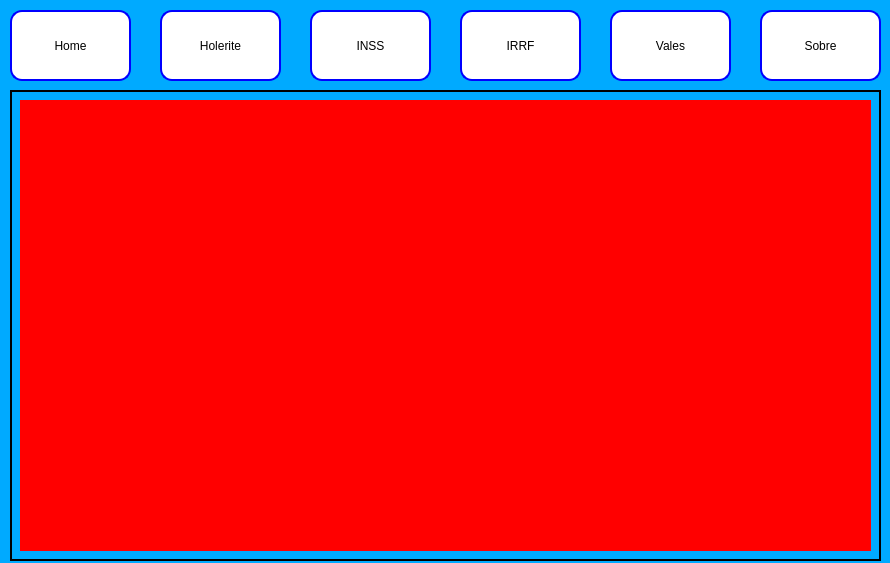
<?xml version="1.0" encoding="UTF-8"?>
<ui version="4.0">
 <class>Dialog</class>
 <widget class="QDialog" name="Dialog">
  <property name="geometry">
   <rect>
    <x>0</x>
    <y>0</y>
    <width>890</width>
    <height>563</height>
   </rect>
  </property>
  <property name="windowTitle">
   <string> Serviço Nacional de Aprendizagem Comercial</string>
  </property>
  <property name="styleSheet">
   <string notr="true">QPushButton{
background-color: rgb(255, 255, 255);
border:2px solid blue;
border-radius:12px;
}
QPushButton:hover{
background-color:red;
border:2px solid blue;
}
QGroupBox{
border:2px solid black
}
QDialog{
	background-color: rgb(0, 170, 255);

}</string>
  </property>
  <widget class="QPushButton" name="pushButton">
   <property name="geometry">
    <rect>
     <x>10</x>
     <y>10</y>
     <width>121</width>
     <height>71</height>
    </rect>
   </property>
   <property name="text">
    <string>Home</string>
   </property>
  </widget>
  <widget class="QPushButton" name="pushButton_2">
   <property name="geometry">
    <rect>
     <x>160</x>
     <y>10</y>
     <width>121</width>
     <height>71</height>
    </rect>
   </property>
   <property name="text">
    <string>Holerite</string>
   </property>
  </widget>
  <widget class="QPushButton" name="pushButton_3">
   <property name="geometry">
    <rect>
     <x>310</x>
     <y>10</y>
     <width>121</width>
     <height>71</height>
    </rect>
   </property>
   <property name="text">
    <string>INSS</string>
   </property>
  </widget>
  <widget class="QPushButton" name="pushButton_4">
   <property name="geometry">
    <rect>
     <x>460</x>
     <y>10</y>
     <width>121</width>
     <height>71</height>
    </rect>
   </property>
   <property name="text">
    <string>IRRF</string>
   </property>
  </widget>
  <widget class="QPushButton" name="pushButton_5">
   <property name="geometry">
    <rect>
     <x>610</x>
     <y>10</y>
     <width>121</width>
     <height>71</height>
    </rect>
   </property>
   <property name="text">
    <string>Vales</string>
   </property>
  </widget>
  <widget class="QPushButton" name="pushButton_6">
   <property name="geometry">
    <rect>
     <x>760</x>
     <y>10</y>
     <width>121</width>
     <height>71</height>
    </rect>
   </property>
   <property name="text">
    <string>Sobre</string>
   </property>
  </widget>
  <widget class="QGroupBox" name="groupBox">
   <property name="geometry">
    <rect>
     <x>10</x>
     <y>90</y>
     <width>871</width>
     <height>471</height>
    </rect>
   </property>
   <property name="title">
    <string/>
   </property>
   <widget class="QStackedWidget" name="stackedWidget">
    <property name="geometry">
     <rect>
      <x>10</x>
      <y>10</y>
      <width>851</width>
      <height>451</height>
     </rect>
    </property>
    <property name="styleSheet">
     <string notr="true">background-color: rgb(255, 0, 0);</string>
    </property>
    <property name="currentIndex">
     <number>0</number>
    </property>
    <widget class="QWidget" name="page">
     <widget class="QLabel" name="label">
      <property name="geometry">
       <rect>
        <x>10</x>
        <y>10</y>
        <width>831</width>
        <height>431</height>
       </rect>
      </property>
      <property name="text">
       <string/>
      </property>
      <property name="pixmap">
       <pixmap>imagens/Home.png</pixmap>
      </property>
      <property name="scaledContents">
       <bool>true</bool>
      </property>
     </widget>
     <widget class="QPushButton" name="btnSenac">
      <property name="geometry">
       <rect>
        <x>350</x>
        <y>300</y>
        <width>261</width>
        <height>141</height>
       </rect>
      </property>
      <property name="cursor">
       <cursorShape>PointingHandCursor</cursorShape>
      </property>
      <property name="styleSheet">
       <string notr="true">border:none;
background-color: none;</string>
      </property>
      <property name="text">
       <string/>
      </property>
      <property name="icon">
       <iconset>
        <normaloff>imagens/images-removebg-preview (1).png</normaloff>imagens/images-removebg-preview (1).png</iconset>
      </property>
      <property name="iconSize">
       <size>
        <width>300</width>
        <height>300</height>
       </size>
      </property>
     </widget>
    </widget>
    <widget class="QWidget" name="page_2">
     <widget class="QLabel" name="label_12">
      <property name="geometry">
       <rect>
        <x>10</x>
        <y>10</y>
        <width>831</width>
        <height>431</height>
       </rect>
      </property>
      <property name="text">
       <string/>
      </property>
      <property name="pixmap">
       <pixmap>../../Downloads/colorful3.jpg</pixmap>
      </property>
      <property name="scaledContents">
       <bool>true</bool>
      </property>
     </widget>
     <widget class="QGroupBox" name="groupBox_5">
      <property name="geometry">
       <rect>
        <x>20</x>
        <y>20</y>
        <width>391</width>
        <height>421</height>
       </rect>
      </property>
      <property name="styleSheet">
       <string notr="true">color:blue;
font-size:14pt;
border:1px solid blue;
background-color:transparent;</string>
      </property>
      <property name="title">
       <string>Conifgurações:</string>
      </property>
      <widget class="QLineEdit" name="txtValorBruto">
       <property name="geometry">
        <rect>
         <x>20</x>
         <y>130</y>
         <width>361</width>
         <height>41</height>
        </rect>
       </property>
       <property name="styleSheet">
        <string notr="true">color:black;</string>
       </property>
       <property name="placeholderText">
        <string>Digite aqui o valor bruto</string>
       </property>
      </widget>
      <widget class="QLineEdit" name="lineEdit_8">
       <property name="geometry">
        <rect>
         <x>170</x>
         <y>330</y>
         <width>171</width>
         <height>61</height>
        </rect>
       </property>
       <property name="styleSheet">
        <string notr="true">color:black;
border:none;
font-size:14pt;</string>
       </property>
       <property name="text">
        <string/>
       </property>
       <property name="alignment">
        <set>Qt::AlignCenter</set>
       </property>
       <property name="placeholderText">
        <string/>
       </property>
      </widget>
      <widget class="QPushButton" name="btnPdf">
       <property name="geometry">
        <rect>
         <x>280</x>
         <y>180</y>
         <width>101</width>
         <height>51</height>
        </rect>
       </property>
       <property name="cursor">
        <cursorShape>PointingHandCursor</cursorShape>
       </property>
       <property name="styleSheet">
        <string notr="true">QPushButton{
background-color: rgb(255, 255, 255);
border:2px solid blue;
border-radius:12px;
}
QPushButton:hover{
background-color:blue;
border:2px solid blue;
color:white;
}</string>
       </property>
       <property name="text">
        <string>Gerar pdf</string>
       </property>
      </widget>
      <widget class="QPushButton" name="btnExcell">
       <property name="geometry">
        <rect>
         <x>150</x>
         <y>260</y>
         <width>101</width>
         <height>51</height>
        </rect>
       </property>
       <property name="cursor">
        <cursorShape>PointingHandCursor</cursorShape>
       </property>
       <property name="styleSheet">
        <string notr="true">QPushButton{
background-color: rgb(255, 255, 255);
border:2px solid blue;
border-radius:12px;
}
QPushButton:hover{
background-color:blue;
border:2px solid blue;
color:white;
}</string>
       </property>
       <property name="text">
        <string>Excell</string>
       </property>
      </widget>
      <widget class="QPushButton" name="btnCalcular">
       <property name="geometry">
        <rect>
         <x>20</x>
         <y>180</y>
         <width>101</width>
         <height>51</height>
        </rect>
       </property>
       <property name="cursor">
        <cursorShape>PointingHandCursor</cursorShape>
       </property>
       <property name="styleSheet">
        <string notr="true">QPushButton{
background-color: rgb(255, 255, 255);
border:2px solid blue;
border-radius:12px;
}
QPushButton:hover{
background-color:blue;
border:2px solid blue;
color:white;
}</string>
       </property>
       <property name="text">
        <string>Operação</string>
       </property>
      </widget>
      <widget class="QLineEdit" name="txtNome">
       <property name="geometry">
        <rect>
         <x>20</x>
         <y>30</y>
         <width>361</width>
         <height>41</height>
        </rect>
       </property>
       <property name="styleSheet">
        <string notr="true">color:black;</string>
       </property>
       <property name="placeholderText">
        <string>Digite seu nome</string>
       </property>
      </widget>
      <widget class="QLineEdit" name="txtCargo">
       <property name="geometry">
        <rect>
         <x>20</x>
         <y>80</y>
         <width>361</width>
         <height>41</height>
        </rect>
       </property>
       <property name="styleSheet">
        <string notr="true">color:black;</string>
       </property>
       <property name="placeholderText">
        <string>Digite seu cargo</string>
       </property>
      </widget>
      <widget class="QPushButton" name="btnNovo">
       <property name="geometry">
        <rect>
         <x>150</x>
         <y>180</y>
         <width>101</width>
         <height>51</height>
        </rect>
       </property>
       <property name="cursor">
        <cursorShape>PointingHandCursor</cursorShape>
       </property>
       <property name="styleSheet">
        <string notr="true">QPushButton{
background-color: rgb(255, 255, 255);
border:2px solid blue;
border-radius:12px;
}
QPushButton:hover{
background-color:blue;
border:2px solid blue;
color:white;
}</string>
       </property>
       <property name="text">
        <string>Novo</string>
       </property>
      </widget>
      <widget class="QLabel" name="label_6">
       <property name="geometry">
        <rect>
         <x>20</x>
         <y>330</y>
         <width>131</width>
         <height>61</height>
        </rect>
       </property>
       <property name="styleSheet">
        <string notr="true">border:none;</string>
       </property>
       <property name="text">
        <string>Valor Líquido:</string>
       </property>
      </widget>
     </widget>
     <widget class="QGroupBox" name="groupBox_4">
      <property name="geometry">
       <rect>
        <x>420</x>
        <y>20</y>
        <width>391</width>
        <height>411</height>
       </rect>
      </property>
      <property name="styleSheet">
       <string notr="true">color:blue;
font-size:14pt;
border:1px solid blue;
background-color:transparent;</string>
      </property>
      <property name="title">
       <string>Cálculo:</string>
      </property>
      <widget class="QLineEdit" name="txtINSS">
       <property name="geometry">
        <rect>
         <x>10</x>
         <y>50</y>
         <width>341</width>
         <height>41</height>
        </rect>
       </property>
       <property name="styleSheet">
        <string notr="true">color:black;</string>
       </property>
      </widget>
      <widget class="QLineEdit" name="txtFGTS">
       <property name="geometry">
        <rect>
         <x>10</x>
         <y>120</y>
         <width>341</width>
         <height>41</height>
        </rect>
       </property>
       <property name="styleSheet">
        <string notr="true">color:black;</string>
       </property>
      </widget>
      <widget class="QLineEdit" name="txtIRFF">
       <property name="geometry">
        <rect>
         <x>10</x>
         <y>190</y>
         <width>341</width>
         <height>41</height>
        </rect>
       </property>
       <property name="styleSheet">
        <string notr="true">color:black;</string>
       </property>
      </widget>
      <widget class="QLineEdit" name="txtValeT">
       <property name="geometry">
        <rect>
         <x>10</x>
         <y>260</y>
         <width>341</width>
         <height>41</height>
        </rect>
       </property>
       <property name="styleSheet">
        <string notr="true">color:black;</string>
       </property>
      </widget>
      <widget class="QLineEdit" name="txtValeA">
       <property name="geometry">
        <rect>
         <x>10</x>
         <y>340</y>
         <width>341</width>
         <height>41</height>
        </rect>
       </property>
       <property name="styleSheet">
        <string notr="true">color:black;</string>
       </property>
      </widget>
      <widget class="QLabel" name="label_13">
       <property name="geometry">
        <rect>
         <x>10</x>
         <y>20</y>
         <width>51</width>
         <height>31</height>
        </rect>
       </property>
       <property name="styleSheet">
        <string notr="true">color:black;
border:none;</string>
       </property>
       <property name="text">
        <string>&lt;html&gt;&lt;head/&gt;&lt;body&gt;&lt;p align=&quot;center&quot;&gt;INSS&lt;/p&gt;&lt;/body&gt;&lt;/html&gt;</string>
       </property>
      </widget>
      <widget class="QLabel" name="label_14">
       <property name="geometry">
        <rect>
         <x>10</x>
         <y>100</y>
         <width>61</width>
         <height>21</height>
        </rect>
       </property>
       <property name="styleSheet">
        <string notr="true">color:black;
border:none;</string>
       </property>
       <property name="text">
        <string>&lt;html&gt;&lt;head/&gt;&lt;body&gt;&lt;p align=&quot;center&quot;&gt;FGTS&lt;/p&gt;&lt;/body&gt;&lt;/html&gt;</string>
       </property>
      </widget>
      <widget class="QLabel" name="label_15">
       <property name="geometry">
        <rect>
         <x>10</x>
         <y>160</y>
         <width>51</width>
         <height>31</height>
        </rect>
       </property>
       <property name="styleSheet">
        <string notr="true">color:black;
border:none;</string>
       </property>
       <property name="text">
        <string>&lt;html&gt;&lt;head/&gt;&lt;body&gt;&lt;p align=&quot;center&quot;&gt;IRRF&lt;/p&gt;&lt;/body&gt;&lt;/html&gt;</string>
       </property>
      </widget>
      <widget class="QLabel" name="label_16">
       <property name="geometry">
        <rect>
         <x>10</x>
         <y>230</y>
         <width>141</width>
         <height>31</height>
        </rect>
       </property>
       <property name="styleSheet">
        <string notr="true">color:black;
border:none;</string>
       </property>
       <property name="text">
        <string>&lt;html&gt;&lt;head/&gt;&lt;body&gt;&lt;p align=&quot;center&quot;&gt;Vale Transporte:&lt;/p&gt;&lt;/body&gt;&lt;/html&gt;</string>
       </property>
      </widget>
      <widget class="QLabel" name="label_17">
       <property name="geometry">
        <rect>
         <x>10</x>
         <y>310</y>
         <width>151</width>
         <height>31</height>
        </rect>
       </property>
       <property name="styleSheet">
        <string notr="true">color:black;
border:none;</string>
       </property>
       <property name="text">
        <string>&lt;html&gt;&lt;head/&gt;&lt;body&gt;&lt;p align=&quot;center&quot;&gt;Vale Alimentação:&lt;/p&gt;&lt;/body&gt;&lt;/html&gt;</string>
       </property>
      </widget>
     </widget>
    </widget>
    <widget class="QWidget" name="page_3">
     <widget class="QLabel" name="label_18">
      <property name="geometry">
       <rect>
        <x>10</x>
        <y>10</y>
        <width>831</width>
        <height>441</height>
       </rect>
      </property>
      <property name="text">
       <string/>
      </property>
      <property name="pixmap">
       <pixmap>../../Downloads/colorful3.jpg</pixmap>
      </property>
      <property name="scaledContents">
       <bool>true</bool>
      </property>
     </widget>
     <widget class="QLabel" name="label_19">
      <property name="geometry">
       <rect>
        <x>360</x>
        <y>20</y>
        <width>141</width>
        <height>51</height>
       </rect>
      </property>
      <property name="styleSheet">
       <string notr="true">background-color:none;
color:black;</string>
      </property>
      <property name="text">
       <string>&lt;html&gt;&lt;head/&gt;&lt;body&gt;&lt;p align=&quot;center&quot;&gt;&lt;span style=&quot; font-size:36pt; color:#000000;&quot;&gt;INSS&lt;/span&gt;&lt;/p&gt;&lt;/body&gt;&lt;/html&gt;</string>
      </property>
     </widget>
     <widget class="QGroupBox" name="groupBox_2">
      <property name="geometry">
       <rect>
        <x>20</x>
        <y>80</y>
        <width>381</width>
        <height>351</height>
       </rect>
      </property>
      <property name="styleSheet">
       <string notr="true">background-color: none;</string>
      </property>
      <property name="title">
       <string/>
      </property>
      <widget class="QLabel" name="label_3">
       <property name="geometry">
        <rect>
         <x>10</x>
         <y>10</y>
         <width>361</width>
         <height>331</height>
        </rect>
       </property>
       <property name="text">
        <string/>
       </property>
       <property name="pixmap">
        <pixmap>../Pictures/inssVerdadeiro.png</pixmap>
       </property>
       <property name="scaledContents">
        <bool>true</bool>
       </property>
      </widget>
     </widget>
     <widget class="QLineEdit" name="txtINSS2">
      <property name="geometry">
       <rect>
        <x>480</x>
        <y>150</y>
        <width>261</width>
        <height>51</height>
       </rect>
      </property>
      <property name="styleSheet">
       <string notr="true">background-color: rgb(255, 255, 255);
border:2px solid black;
border-radius:18px;</string>
      </property>
     </widget>
     <widget class="QLabel" name="label_20">
      <property name="geometry">
       <rect>
        <x>440</x>
        <y>220</y>
        <width>381</width>
        <height>91</height>
       </rect>
      </property>
      <property name="styleSheet">
       <string notr="true">background-color:none;
font-size:14pt;</string>
      </property>
      <property name="text">
       <string>O valor que será cobrado do total inserido é:</string>
      </property>
     </widget>
     <widget class="QLabel" name="lblRespostaINSS">
      <property name="geometry">
       <rect>
        <x>540</x>
        <y>320</y>
        <width>171</width>
        <height>51</height>
       </rect>
      </property>
      <property name="styleSheet">
       <string notr="true">font-size:16pt;
background-color:none;</string>
      </property>
      <property name="text">
       <string>&lt;html&gt;&lt;head/&gt;&lt;body&gt;&lt;p align=&quot;center&quot;&gt;&lt;br/&gt;&lt;/p&gt;&lt;/body&gt;&lt;/html&gt;</string>
      </property>
     </widget>
    </widget>
    <widget class="QWidget" name="page_4">
     <widget class="QLabel" name="label_22">
      <property name="geometry">
       <rect>
        <x>10</x>
        <y>10</y>
        <width>831</width>
        <height>431</height>
       </rect>
      </property>
      <property name="text">
       <string/>
      </property>
      <property name="pixmap">
       <pixmap>../../Downloads/colorful3.jpg</pixmap>
      </property>
      <property name="scaledContents">
       <bool>true</bool>
      </property>
     </widget>
     <widget class="QLabel" name="label_23">
      <property name="geometry">
       <rect>
        <x>360</x>
        <y>20</y>
        <width>141</width>
        <height>51</height>
       </rect>
      </property>
      <property name="styleSheet">
       <string notr="true">background-color:none;</string>
      </property>
      <property name="text">
       <string>&lt;html&gt;&lt;head/&gt;&lt;body&gt;&lt;p align=&quot;center&quot;&gt;&lt;span style=&quot; font-size:36pt;&quot;&gt;IRRF&lt;/span&gt;&lt;/p&gt;&lt;/body&gt;&lt;/html&gt;</string>
      </property>
     </widget>
     <widget class="QGroupBox" name="groupBox_3">
      <property name="geometry">
       <rect>
        <x>20</x>
        <y>80</y>
        <width>381</width>
        <height>351</height>
       </rect>
      </property>
      <property name="styleSheet">
       <string notr="true">background-color: none;</string>
      </property>
      <property name="title">
       <string/>
      </property>
      <widget class="QLabel" name="label_4">
       <property name="geometry">
        <rect>
         <x>10</x>
         <y>10</y>
         <width>361</width>
         <height>331</height>
        </rect>
       </property>
       <property name="text">
        <string/>
       </property>
       <property name="pixmap">
        <pixmap>../Pictures/irrfVerdadeito.png</pixmap>
       </property>
       <property name="scaledContents">
        <bool>true</bool>
       </property>
      </widget>
     </widget>
     <widget class="QLineEdit" name="txtIRRF2">
      <property name="geometry">
       <rect>
        <x>480</x>
        <y>150</y>
        <width>261</width>
        <height>51</height>
       </rect>
      </property>
      <property name="styleSheet">
       <string notr="true">background-color: rgb(255, 255, 255);
border:2px solid black;
border-radius:18px;</string>
      </property>
     </widget>
     <widget class="QLabel" name="label_24">
      <property name="geometry">
       <rect>
        <x>440</x>
        <y>220</y>
        <width>381</width>
        <height>91</height>
       </rect>
      </property>
      <property name="styleSheet">
       <string notr="true">background-color:none;
font-size:14pt;</string>
      </property>
      <property name="text">
       <string>O valor que será cobrado do total inserido é:</string>
      </property>
     </widget>
     <widget class="QLabel" name="lblRespostaIRRF">
      <property name="geometry">
       <rect>
        <x>540</x>
        <y>320</y>
        <width>171</width>
        <height>51</height>
       </rect>
      </property>
      <property name="styleSheet">
       <string notr="true">font-size:16pt;
background-color:none;</string>
      </property>
      <property name="text">
       <string>&lt;html&gt;&lt;head/&gt;&lt;body&gt;&lt;p align=&quot;center&quot;&gt;&lt;br/&gt;&lt;/p&gt;&lt;/body&gt;&lt;/html&gt;</string>
      </property>
     </widget>
    </widget>
    <widget class="QWidget" name="page_5">
     <widget class="QLabel" name="label_26">
      <property name="geometry">
       <rect>
        <x>10</x>
        <y>10</y>
        <width>831</width>
        <height>431</height>
       </rect>
      </property>
      <property name="text">
       <string/>
      </property>
      <property name="pixmap">
       <pixmap>../../Downloads/colorful3.jpg</pixmap>
      </property>
      <property name="scaledContents">
       <bool>true</bool>
      </property>
     </widget>
     <widget class="QLabel" name="label_27">
      <property name="geometry">
       <rect>
        <x>360</x>
        <y>20</y>
        <width>141</width>
        <height>51</height>
       </rect>
      </property>
      <property name="styleSheet">
       <string notr="true">background-color:none;</string>
      </property>
      <property name="text">
       <string>&lt;html&gt;&lt;head/&gt;&lt;body&gt;&lt;p align=&quot;center&quot;&gt;&lt;span style=&quot; font-size:36pt;&quot;&gt;Vales&lt;/span&gt;&lt;/p&gt;&lt;/body&gt;&lt;/html&gt;</string>
      </property>
     </widget>
     <widget class="QGroupBox" name="groupBox_6">
      <property name="geometry">
       <rect>
        <x>20</x>
        <y>80</y>
        <width>381</width>
        <height>351</height>
       </rect>
      </property>
      <property name="styleSheet">
       <string notr="true">background-color: none;</string>
      </property>
      <property name="title">
       <string/>
      </property>
      <widget class="QLabel" name="label_5">
       <property name="geometry">
        <rect>
         <x>10</x>
         <y>10</y>
         <width>361</width>
         <height>331</height>
        </rect>
       </property>
       <property name="text">
        <string/>
       </property>
       <property name="pixmap">
        <pixmap>../Pictures/inss.png</pixmap>
       </property>
       <property name="scaledContents">
        <bool>true</bool>
       </property>
      </widget>
     </widget>
     <widget class="QLineEdit" name="txtVales2">
      <property name="geometry">
       <rect>
        <x>460</x>
        <y>150</y>
        <width>311</width>
        <height>41</height>
       </rect>
      </property>
      <property name="styleSheet">
       <string notr="true">background-color: rgb(255, 255, 255);
border:2px solid black;
border-radius:18px;</string>
      </property>
     </widget>
     <widget class="QLabel" name="label_28">
      <property name="geometry">
       <rect>
        <x>430</x>
        <y>210</y>
        <width>381</width>
        <height>91</height>
       </rect>
      </property>
      <property name="styleSheet">
       <string notr="true">background-color:none;
font-size:14pt;</string>
      </property>
      <property name="text">
       <string>O valor que será cobrado do total inserido é:</string>
      </property>
     </widget>
     <widget class="QLabel" name="lblRespostaValeT">
      <property name="geometry">
       <rect>
        <x>420</x>
        <y>370</y>
        <width>111</width>
        <height>61</height>
       </rect>
      </property>
      <property name="styleSheet">
       <string notr="true">background-color: none;
font-size:14pt;</string>
      </property>
      <property name="text">
       <string/>
      </property>
     </widget>
     <widget class="QLabel" name="lblRespostaValeA">
      <property name="geometry">
       <rect>
        <x>680</x>
        <y>370</y>
        <width>111</width>
        <height>61</height>
       </rect>
      </property>
      <property name="styleSheet">
       <string notr="true">background-color: none;
font-size:14pt;</string>
      </property>
      <property name="text">
       <string>&lt;html&gt;&lt;head/&gt;&lt;body&gt;&lt;p align=&quot;center&quot;&gt;&lt;br/&gt;&lt;/p&gt;&lt;/body&gt;&lt;/html&gt;</string>
      </property>
     </widget>
     <widget class="QLabel" name="label_7">
      <property name="geometry">
       <rect>
        <x>680</x>
        <y>320</y>
        <width>111</width>
        <height>31</height>
       </rect>
      </property>
      <property name="styleSheet">
       <string notr="true">font-size:14pt;
background-color: none;</string>
      </property>
      <property name="text">
       <string>Alimentação</string>
      </property>
     </widget>
     <widget class="QLabel" name="label_8">
      <property name="geometry">
       <rect>
        <x>420</x>
        <y>320</y>
        <width>91</width>
        <height>31</height>
       </rect>
      </property>
      <property name="styleSheet">
       <string notr="true">font-size:14pt;
background-color: none;</string>
      </property>
      <property name="text">
       <string>Transporte</string>
      </property>
     </widget>
    </widget>
    <widget class="QWidget" name="page_6">
     <widget class="QLabel" name="label_2">
      <property name="geometry">
       <rect>
        <x>10</x>
        <y>10</y>
        <width>831</width>
        <height>441</height>
       </rect>
      </property>
      <property name="text">
       <string/>
      </property>
      <property name="pixmap">
       <pixmap>imagens/Apresentação Divertida Adivinhe a Imagem Ampliada Jogo Simples Limpo Digital Amarelo e Laranja.png</pixmap>
      </property>
      <property name="scaledContents">
       <bool>true</bool>
      </property>
     </widget>
     <widget class="QPushButton" name="btnInstagram">
      <property name="geometry">
       <rect>
        <x>20</x>
        <y>400</y>
        <width>41</width>
        <height>41</height>
       </rect>
      </property>
      <property name="cursor">
       <cursorShape>PointingHandCursor</cursorShape>
      </property>
      <property name="styleSheet">
       <string notr="true">background-color: white;</string>
      </property>
      <property name="text">
       <string/>
      </property>
      <property name="icon">
       <iconset>
        <normaloff>../../Downloads/Instagram_icon-icons.com_66804.png</normaloff>../../Downloads/Instagram_icon-icons.com_66804.png</iconset>
      </property>
      <property name="iconSize">
       <size>
        <width>40</width>
        <height>40</height>
       </size>
      </property>
     </widget>
     <widget class="QPushButton" name="btnFacebook">
      <property name="geometry">
       <rect>
        <x>80</x>
        <y>400</y>
        <width>41</width>
        <height>41</height>
       </rect>
      </property>
      <property name="cursor">
       <cursorShape>PointingHandCursor</cursorShape>
      </property>
      <property name="styleSheet">
       <string notr="true">background-color:none;</string>
      </property>
      <property name="text">
       <string/>
      </property>
      <property name="icon">
       <iconset>
        <normaloff>../../Downloads/fb_icon-icons.com_65434.png</normaloff>../../Downloads/fb_icon-icons.com_65434.png</iconset>
      </property>
      <property name="iconSize">
       <size>
        <width>40</width>
        <height>35</height>
       </size>
      </property>
     </widget>
     <widget class="QPushButton" name="BtnSite">
      <property name="geometry">
       <rect>
        <x>140</x>
        <y>400</y>
        <width>41</width>
        <height>41</height>
       </rect>
      </property>
      <property name="cursor">
       <cursorShape>PointingHandCursor</cursorShape>
      </property>
      <property name="styleSheet">
       <string notr="true">background-color: rgb(255, 255, 255);</string>
      </property>
      <property name="text">
       <string/>
      </property>
      <property name="icon">
       <iconset>
        <normaloff>../../Downloads/Twitter_icon-icons.com_66803.png</normaloff>../../Downloads/Twitter_icon-icons.com_66803.png</iconset>
      </property>
      <property name="iconSize">
       <size>
        <width>25</width>
        <height>25</height>
       </size>
      </property>
     </widget>
     <widget class="QLabel" name="label_10">
      <property name="geometry">
       <rect>
        <x>670</x>
        <y>350</y>
        <width>141</width>
        <height>71</height>
       </rect>
      </property>
      <property name="styleSheet">
       <string notr="true">background-color: none;</string>
      </property>
      <property name="text">
       <string/>
      </property>
      <property name="pixmap">
       <pixmap>imagens/images-removebg-preview (1).png</pixmap>
      </property>
      <property name="scaledContents">
       <bool>true</bool>
      </property>
     </widget>
    </widget>
   </widget>
  </widget>
 </widget>
 <resources/>
 <connections/>
</ui>
